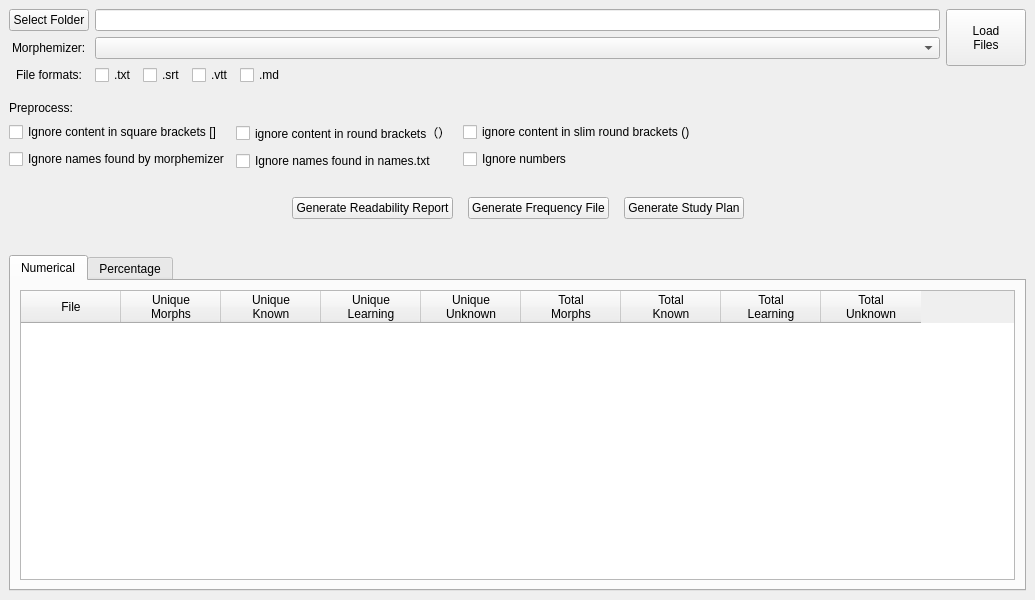
<?xml version="1.0" encoding="UTF-8"?>
<ui version="4.0">
 <class>ProgressWindow</class>
 <widget class="QMainWindow" name="ProgressWindow">
  <property name="geometry">
   <rect>
    <x>0</x>
    <y>0</y>
    <width>1035</width>
    <height>600</height>
   </rect>
  </property>
  <property name="windowTitle">
   <string>Progress</string>
  </property>
  <widget class="QWidget" name="centralwidget">
   <layout class="QVBoxLayout" name="verticalLayout_5">
    <item>
     <layout class="QVBoxLayout" name="verticalLayout_4">
      <item>
       <layout class="QHBoxLayout" name="horizontalLayout_2">
        <item>
         <layout class="QVBoxLayout" name="verticalLayout">
          <item>
           <widget class="QPushButton" name="selectFolderPushButton">
            <property name="text">
             <string>Select Folder</string>
            </property>
           </widget>
          </item>
          <item alignment="Qt::AlignHCenter">
           <widget class="QLabel" name="label">
            <property name="text">
             <string>Morphemizer:</string>
            </property>
           </widget>
          </item>
          <item alignment="Qt::AlignHCenter">
           <widget class="QLabel" name="label_2">
            <property name="text">
             <string>File formats:</string>
            </property>
           </widget>
          </item>
         </layout>
        </item>
        <item>
         <layout class="QVBoxLayout" name="verticalLayout_2">
          <item>
           <widget class="QLineEdit" name="inputDirLineEdit"/>
          </item>
          <item>
           <widget class="QComboBox" name="morphemizerComboBox"/>
          </item>
          <item>
           <layout class="QHBoxLayout" name="horizontalLayout">
            <item>
             <widget class="QCheckBox" name="txtFilesCheckBox">
              <property name="text">
               <string>.txt</string>
              </property>
             </widget>
            </item>
            <item>
             <widget class="QCheckBox" name="srtFilesCheckBox">
              <property name="text">
               <string>.srt</string>
              </property>
             </widget>
            </item>
            <item>
             <widget class="QCheckBox" name="vttFilesCheckBox">
              <property name="text">
               <string>.vtt</string>
              </property>
             </widget>
            </item>
            <item>
             <widget class="QCheckBox" name="mdFilesCheckBox">
              <property name="text">
               <string>.md</string>
              </property>
             </widget>
            </item>
            <item>
             <spacer name="horizontalSpacer">
              <property name="orientation">
               <enum>Qt::Horizontal</enum>
              </property>
              <property name="sizeHint" stdset="0">
               <size>
                <width>40</width>
                <height>20</height>
               </size>
              </property>
             </spacer>
            </item>
           </layout>
          </item>
         </layout>
        </item>
        <item>
         <layout class="QHBoxLayout" name="horizontalLayout_3">
          <property name="topMargin">
           <number>0</number>
          </property>
          <property name="bottomMargin">
           <number>0</number>
          </property>
          <item alignment="Qt::AlignTop">
           <widget class="QPushButton" name="loadFilesPushButton">
            <property name="minimumSize">
             <size>
              <width>0</width>
              <height>57</height>
             </size>
            </property>
            <property name="text">
             <string>Load
Files</string>
            </property>
           </widget>
          </item>
         </layout>
        </item>
       </layout>
      </item>
      <item>
       <layout class="QVBoxLayout" name="verticalLayout_3">
        <property name="topMargin">
         <number>10</number>
        </property>
        <property name="bottomMargin">
         <number>10</number>
        </property>
        <item>
         <widget class="QLabel" name="label_3">
          <property name="text">
           <string>Preprocess:</string>
          </property>
         </widget>
        </item>
        <item>
         <layout class="QHBoxLayout" name="horizontalLayout_6">
          <item>
           <layout class="QVBoxLayout" name="verticalLayout_10">
            <item>
             <widget class="QCheckBox" name="squareBracketsCheckBox">
              <property name="text">
               <string>Ignore content in square brackets []</string>
              </property>
             </widget>
            </item>
            <item>
             <widget class="QCheckBox" name="namesMorphemizerCheckBox">
              <property name="text">
               <string>Ignore names found by morphemizer</string>
              </property>
             </widget>
            </item>
           </layout>
          </item>
          <item>
           <layout class="QVBoxLayout" name="verticalLayout_9">
            <property name="leftMargin">
             <number>0</number>
            </property>
            <item>
             <widget class="QCheckBox" name="roundBracketsCheckBox">
              <property name="text">
               <string>ignore content in round brackets（）</string>
              </property>
             </widget>
            </item>
            <item>
             <widget class="QCheckBox" name="namesFileCheckBox">
              <property name="text">
               <string>Ignore names found in names.txt</string>
              </property>
             </widget>
            </item>
           </layout>
          </item>
          <item>
           <layout class="QVBoxLayout" name="verticalLayout_8">
            <item>
             <widget class="QCheckBox" name="slimRoundBracketsCheckBox">
              <property name="text">
               <string>ignore content in slim round brackets ()</string>
              </property>
             </widget>
            </item>
            <item>
             <widget class="QCheckBox" name="numbersCheckBox">
              <property name="text">
               <string>Ignore numbers</string>
              </property>
             </widget>
            </item>
           </layout>
          </item>
          <item>
           <spacer name="horizontalSpacer_2">
            <property name="orientation">
             <enum>Qt::Horizontal</enum>
            </property>
            <property name="sizeHint" stdset="0">
             <size>
              <width>40</width>
              <height>20</height>
             </size>
            </property>
           </spacer>
          </item>
         </layout>
        </item>
        <item>
         <layout class="QHBoxLayout" name="horizontalLayout_7">
          <property name="spacing">
           <number>15</number>
          </property>
          <property name="topMargin">
           <number>20</number>
          </property>
          <property name="bottomMargin">
           <number>20</number>
          </property>
          <item>
           <spacer name="horizontalSpacer_4">
            <property name="orientation">
             <enum>Qt::Horizontal</enum>
            </property>
            <property name="sizeHint" stdset="0">
             <size>
              <width>40</width>
              <height>20</height>
             </size>
            </property>
           </spacer>
          </item>
          <item>
           <widget class="QPushButton" name="generateReportPushButton">
            <property name="text">
             <string>Generate Readability Report</string>
            </property>
           </widget>
          </item>
          <item>
           <widget class="QPushButton" name="generateFrequencyFilePushButton">
            <property name="text">
             <string>Generate Frequency File</string>
            </property>
           </widget>
          </item>
          <item>
           <widget class="QPushButton" name="generateStudyPlanPushButton">
            <property name="text">
             <string>Generate Study Plan</string>
            </property>
           </widget>
          </item>
          <item>
           <spacer name="horizontalSpacer_3">
            <property name="orientation">
             <enum>Qt::Horizontal</enum>
            </property>
            <property name="sizeHint" stdset="0">
             <size>
              <width>40</width>
              <height>20</height>
             </size>
            </property>
           </spacer>
          </item>
         </layout>
        </item>
       </layout>
      </item>
      <item>
       <widget class="QTabWidget" name="tablesTabWidget">
        <property name="currentIndex">
         <number>0</number>
        </property>
        <widget class="QWidget" name="tab">
         <attribute name="title">
          <string>Numerical</string>
         </attribute>
         <layout class="QVBoxLayout" name="verticalLayout_6">
          <item>
           <widget class="QTableWidget" name="numericalTableWidget">
            <column>
             <property name="text">
              <string>File</string>
             </property>
            </column>
            <column>
             <property name="text">
              <string>Unique
Morphs</string>
             </property>
            </column>
            <column>
             <property name="text">
              <string>Unique 
Known</string>
             </property>
            </column>
            <column>
             <property name="text">
              <string>Unique
Learning</string>
             </property>
            </column>
            <column>
             <property name="text">
              <string>Unique
Unknown</string>
             </property>
            </column>
            <column>
             <property name="text">
              <string>Total
Morphs</string>
             </property>
            </column>
            <column>
             <property name="text">
              <string>Total
Known</string>
             </property>
            </column>
            <column>
             <property name="text">
              <string>Total
Learning</string>
             </property>
            </column>
            <column>
             <property name="text">
              <string>Total
Unknown</string>
             </property>
            </column>
           </widget>
          </item>
         </layout>
        </widget>
        <widget class="QWidget" name="tab_2">
         <attribute name="title">
          <string>Percentage</string>
         </attribute>
         <layout class="QVBoxLayout" name="verticalLayout_7">
          <item>
           <widget class="QTableWidget" name="percentTableWidget">
            <column>
             <property name="text">
              <string>File</string>
             </property>
            </column>
            <column>
             <property name="text">
              <string>Unique
Morphs</string>
             </property>
            </column>
            <column>
             <property name="text">
              <string>Unique 
Known</string>
             </property>
            </column>
            <column>
             <property name="text">
              <string>Unique
Learning</string>
             </property>
            </column>
            <column>
             <property name="text">
              <string>Unique
Unknown</string>
             </property>
            </column>
            <column>
             <property name="text">
              <string>Total
Morphs</string>
             </property>
            </column>
            <column>
             <property name="text">
              <string>Total
Known</string>
             </property>
            </column>
            <column>
             <property name="text">
              <string>Total
Learning</string>
             </property>
            </column>
            <column>
             <property name="text">
              <string>Total
Unknown</string>
             </property>
            </column>
           </widget>
          </item>
         </layout>
        </widget>
       </widget>
      </item>
     </layout>
    </item>
   </layout>
  </widget>
 </widget>
 <resources/>
 <connections/>
</ui>
